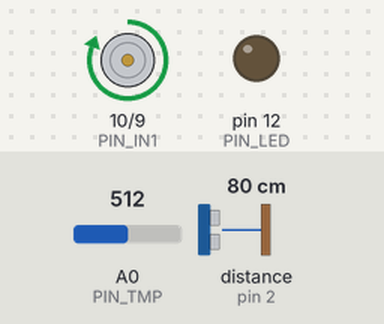
The sketch below on a simulated Arduino Uno, built with avr-gcc and run on an emulated ATmega328P. Parts: motor-driver pin pairs drawn as motors (green arrow = first pin HIGH = forward, orange = second pin HIGH = backward, longer = more drive, scaled by the enable pin), output pins drawn as LEDs (lit = HIGH). Dashed ring = blinking. The inputs (shaded band) are chosen by the test bench; at power-on: distance to the obstacle (sensor on pin 2) 80 cm, A0 (PIN_TMP) = 512. The echo pulse lasts 58.3 µs per cm.

Above: at 1.2 s.
1.3 s: distance to the obstacle (sensor on pin 2) set to 53 cm
2.8 s: distance to the obstacle (sensor on pin 2) set to 47 cm
At 3.2 s:
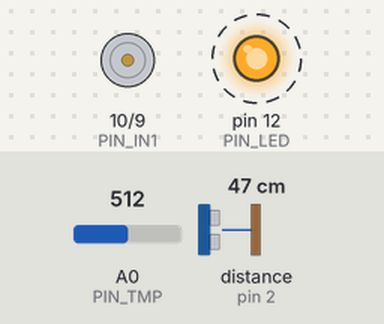
5.8 s: distance to the obstacle (sensor on pin 2) set to 60 cm
At 6.8 s:
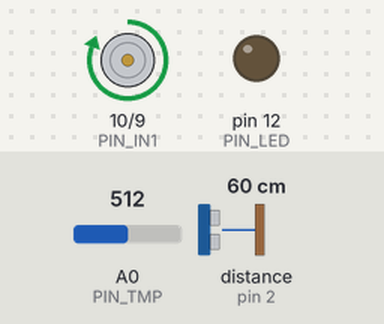
7.3 s: distance to the obstacle (sensor on pin 2) set to 2 cm
At 8.2 s:
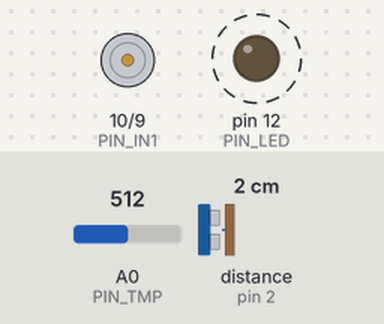
Timing chart, 0 to 11.3 s (numbered marks = the images above; inputs shaded):
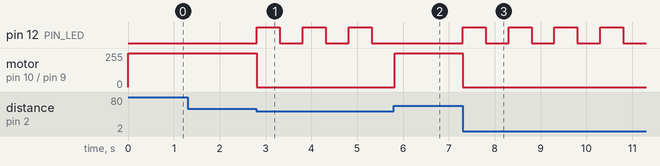

The sketch:

hw_8_smart_fan1.ino
```cpp
//14051012도진우
#define PIN_LED 12
#define PIN_EN 11
#define PIN_IN1 10
#define PIN_IN2 9
#define PIN_SONIC 2
#define PIN_TMP A0

void setup()
{
  Serial.begin(9600);
  pinMode(PIN_LED, OUTPUT);
  pinMode(PIN_EN, OUTPUT);
  pinMode(PIN_IN1, OUTPUT);
  pinMode(PIN_IN2, OUTPUT);
  pinMode(PIN_TMP, INPUT);
  digitalWrite(PIN_EN, HIGH); //enable
  digitalWrite(PIN_IN2, LOW); //정방향 회전
}

//온도센서 함수
double sensor_tmp(int pin){
  //센서값 아날로그 입력(0~1023)
  double sensor_val = double(analogRead(pin));

  //0~1023 값을 전압(0~5)으로 변경
  double voltage_val = sensor_val * 5.0 / 1023.0;

  //전압(0~5)을 온도로 변경(-50~450)
  double tmp_val = voltage_val * 100.0 - 50.0;

  //온도 반환
  return tmp_val;
}

//초음파센서 함수
long readTravelTime(int trig, int echo){
  pinMode(trig, OUTPUT);
  digitalWrite(trig, LOW);
  delayMicroseconds(2);

  digitalWrite(trig, HIGH);
  delayMicroseconds(10);

  digitalWrite(trig, LOW);

  pinMode(echo, INPUT);
  return pulseIn(echo, HIGH);
}

void play_blink(int period){
  digitalWrite(PIN_LED, HIGH);
  delay(period/2);
  digitalWrite(PIN_LED, LOW);
  delay(period/2);
}

void loop()
{
  // 물체까지의 거리 계산
  int cm = 0.01723 * readTravelTime(PIN_SONIC,PIN_SONIC);
  // 50센치 이내로 접근했을경우
  if(cm <= 50){
    analogWrite(PIN_IN1, 0);
    play_blink(1000);
  }
  else{
    double c_tmp = sensor_tmp(PIN_TMP);
  	if(c_tmp < 20){
      analogWrite(PIN_IN1, 0);
  	}
  	else if(c_tmp < 30){
      int pwm_val = map(c_tmp,20,29,0,255);
      analogWrite(PIN_IN1, pwm_val);
  	}
  	else{
      analogWrite(PIN_IN1, 255);
  	}
  }
}
```

Measured:
- the behaviour switches between 51 and 50 cm on distance to the obstacle (sensor on pin 2) (found by bisection; images 0 and 1)
- after the input at 1.3 s, every drawn part: stays the same
- after the input at 2.8 s, pin 12 (PIN_LED): alternates HIGH for 0.50 s and LOW for 0.50 s, starting at once; motor on pin 10 (PIN_IN1) / pin 9 (PIN_IN2): forward 255/255 → stopped at once
- after the input at 5.8 s, pin 12 (PIN_LED): stays LOW (without the input it goes to HIGH after 0.02 s); motor on pin 10 (PIN_IN1) / pin 9 (PIN_IN2): stopped → forward 255/255 at once
- after the input at 7.3 s, pin 12 (PIN_LED): alternates HIGH for 0.50 s and LOW for 0.50 s, starting at once; motor on pin 10 (PIN_IN1) / pin 9 (PIN_IN2): forward 255/255 → stopped at once
